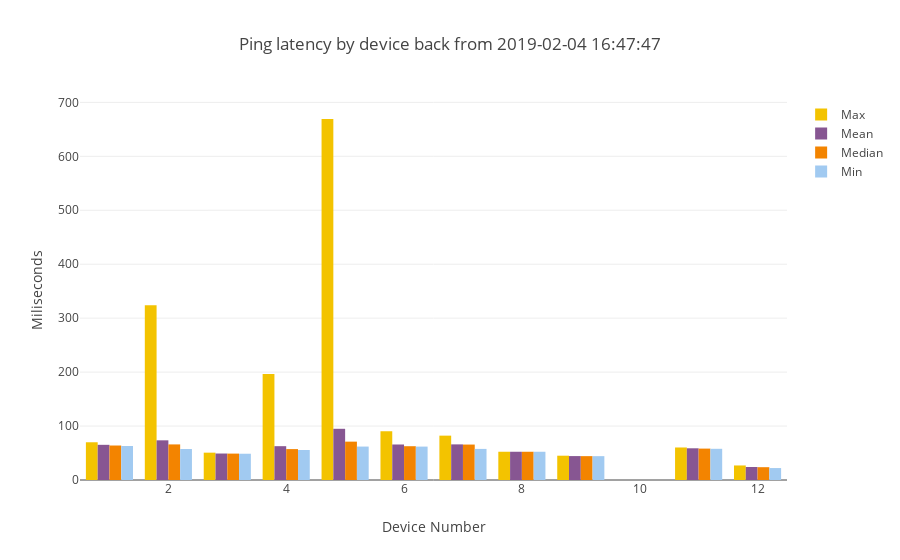

Here is the notebook cell this chart was saved with:
### Code cell
ping_summary=mean_max_median_min_by1(ping_df,'PING')
combined_bar_plot_4traces(xvalues=ping_summary["SK_PI"],
                         yvalues1=ping_summary["max"],
                         yvalues2=ping_summary["mean"],
                         yvalues3=ping_summary["median"],
                         yvalues4=ping_summary["min"],  
                         name1="Max",
                         name2="Mean",
                         name3="Median",
                         name4="Min",
                         title="Ping latency by device back from "+ starting_point,
                         ytitle="Miliseconds",
                         stack=False)

### Figure 1 — Plotly figure (JSON) as saved in the notebook; plotly's stock layout.template omitted (floating-point values rounded to 4 significant figures)
{"data": [{"marker": {"color": "#F3C300"}, "name": "Max", "type": "bar", "x": [1, 2, 3, 4, 5, 6, 7, 8, 9, 11, 12], "y": [69.94, 324.0, 50.68, 196.3, 669.2, 90.36, 82.24, 52.39, 45.05, 60.29, 26.96]}, {"marker": {"color": "#875692"}, "name": "Mean", "type": "bar", "x": [1, 2, 3, 4, 5, 6, 7, 8, 9, 11, 12], "y": [65.22, 73.56, 49.09, 62.69, 94.92, 65.83, 66.03, 52.37, 44.33, 58.78, 24.15]}, {"marker": {"color": "#F38400"}, "name": "Median", "type": "bar", "x": [1, 2, 3, 4, 5, 6, 7, 8, 9, 11, 12], "y": [63.94, 65.98, 48.93, 57.29, 71.12, 62.64, 65.7, 52.37, 44.24, 58.21, 23.75]}, {"marker": {"color": "#A1CAF1"}, "name": "Min", "type": "bar", "x": [1, 2, 3, 4, 5, 6, 7, 8, 9, 11, 12], "y": [63.05, 57.43, 48.7, 55.6, 61.99, 61.94, 57.64, 52.35, 44.21, 57.84, 22.14]}], "layout": {"title": "Ping latency by device back from 2019-02-04 16:47:47", "xaxis": {"title": "Device Number"}, "yaxis": {"title": "Miliseconds"}}}
